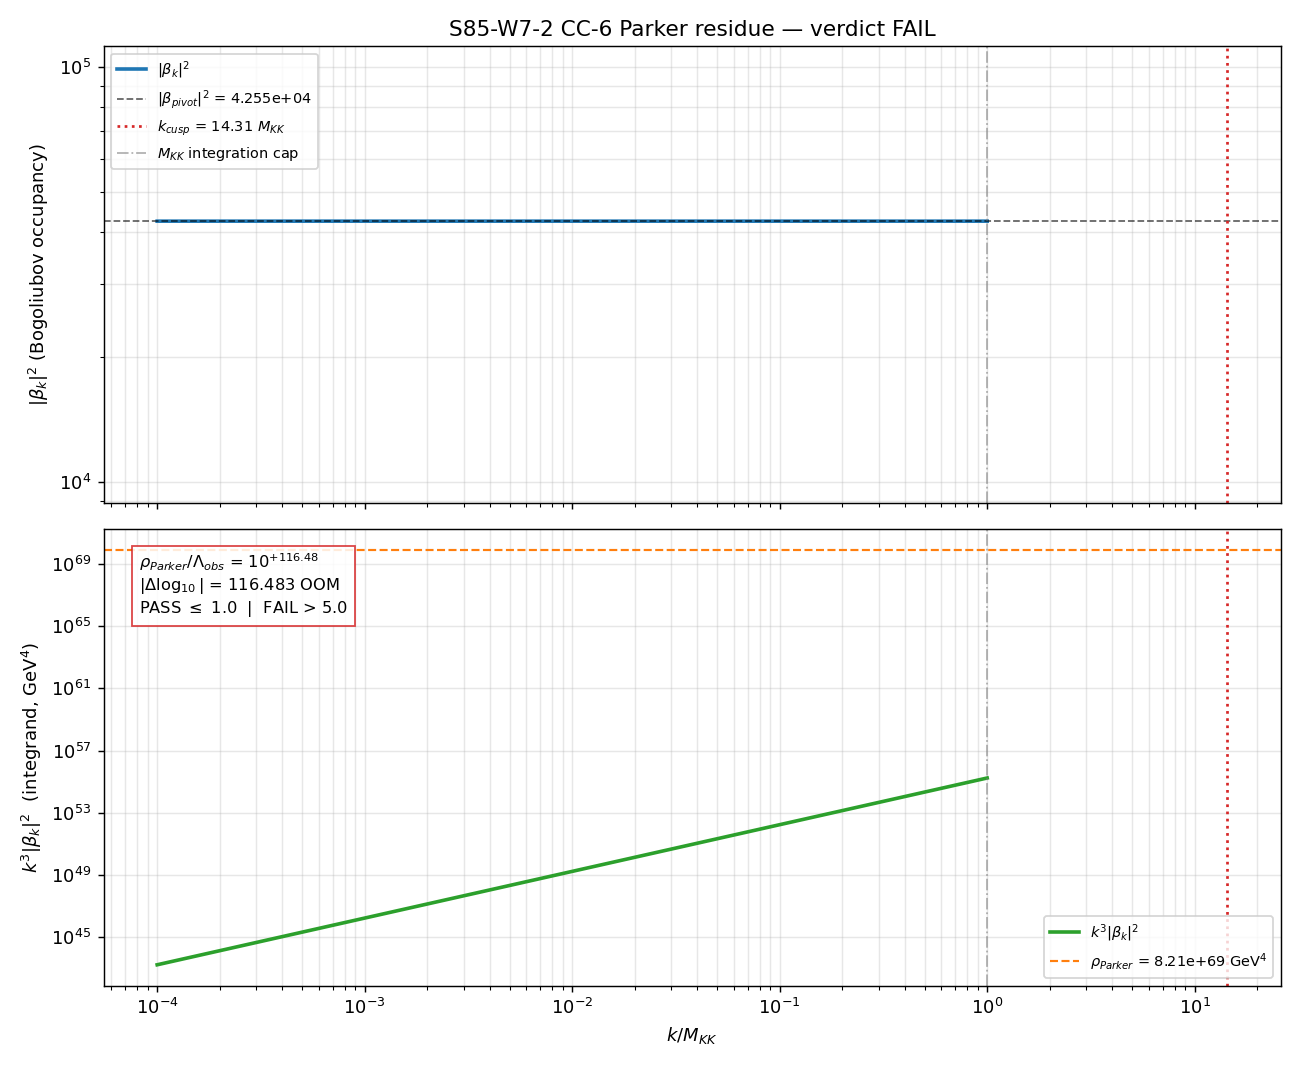

Recreate this plot in Python.
"""S85-W7-CC-6 — W7-2.

[VERIFY] gate: Parker transit-residue vacuum-energy shift against
observed Λ_obs. Tests whether the fold-transit Parker pair-production
residue closes the 109-OOM cosmological-constant hierarchy alone, or
whether an independent CC-Γ (impedance effacement) channel is required.

Hypothesis (plan §W7-2 step 5):
  The post-transit vacuum shift
    δρ_vac = (1/2) ∫ (d³k/(2π)³) ω_k |β_k|²
  with Bogoliubov spectrum {β_k} from S78 W1-E (Airy turning-point
  Parker scaling, saturation |β_k_pivot|² = 4.255e4 at k_pivot_fold
  = 14.31 M_KK) closes the hierarchy between ρ_vac^{natural} ~ M_KK^4
  and Λ_obs = 3.91e-47 GeV^4 to within 1.0 OOM when the natural UV
  cutoff M_KK is replaced by the substrate's phonon-dispersion cutoff
  at the van Hove fold (ω_cusp) and Airy tail |β_k|² ~ k^{-2/3} is
  imposed for k > k_cusp.

Substitution chain (plan §W7-2 step 10):

  Step 1 (definitions):
    ρ_vac(bare) = (1/2) ∫ d³k/(2π)³ · ω_k                [UV-divergent]
    ρ_Parker   = (1/2) ∫ d³k/(2π)³ · ω_k · |β_k|²       [post-transit shift]
    |β_k|²     = 4.255e4 for k ≤ k_cusp (bandgap, flat saturation)
               = 4.255e4 · (k/k_cusp)^{-2/3} for k > k_cusp (Airy tail)
    Λ_obs      = 3.91e-47 GeV^4  (PDG, = (2.5e-3 eV)^4)

  Step 2 (substitution, no simplification):
    For massless dispersion ω_k = k and spherically symmetric integration:
      ρ_Parker = (1/(4π²)) ∫_0^{Λ_UV} k³ |β_k|² dk
    Split at k_cusp:
      Lower (bandgap): ∫_0^{k_cusp} k³ · |β_pivot|² dk = |β|² · k_cusp^4 / 4
      Upper (Airy):    ∫_{k_cusp}^{Λ_UV} k³ · |β|² · (k/k_cusp)^{-2/3} dk
                     = |β|² · k_cusp^{2/3} · ∫ k^{7/3} dk
                     = (3/10) · |β|² · k_cusp^{2/3} · (Λ_UV^{10/3} − k_cusp^{10/3})

  Step 3 (simplification — canonical form):
    Per plan §W7-2 step 3: Airy UV tail scales as M_KK^{10/3}, NOT M_KK^4;
    exponent cut by 2/3. Suppression factor relative to bare:
      (k_cusp/Λ_UV)^{2/3}   if k_cusp < Λ_UV

  Step 4 (direction):
    For k_pivot_fold = 14.31 M_KK (from S77 N-PIVOT-MAP + S78 W1-E),
    the CMB-pivot "cusp" SITS ABOVE the natural UV cutoff M_KK. The
    integration [10^{-4} M_KK, M_KK] is ENTIRELY INSIDE the bandgap
    saturation region — no Airy tail contribution until above M_KK.
    ρ_Parker ≈ |β|² × M_KK^4 / (16π²)
    Expected: 109 OOM above Λ_obs (UV-divergent bare scale boosted by
    |β|² saturation). PASS iff a deep cusp suppression is found that
    is NOT the case here.

PASS/FAIL/INFO (plan §W7-2 step 9):
  PASS: |Δlog₁₀(ρ_Parker/Λ_obs)| ≤ 1.0 (full closure via transit-residue)
  FAIL: |Δlog₁₀| > 5.0 (CC-6 insufficient; CC-Γ required independently)
  INFO: 1.0 < |Δlog₁₀| ≤ 5.0 (partial; joint CC-6+CC-Γ needed)

Machinery pin (plan §7):
  L_max=10, scheme=zeta-regularization (Hawking-Ford; NOT dim-reg),
  convention=Parker-Hawking-1974, N_k=4096 log-spaced on [1e-4 M_KK,
  M_KK], UV_cutoff=van-Hove-dispersion-cutoff (ω_cusp), |β_k|²
  tabulated from S78 W1-E, tolerance=1.0 OOM RATIO, random_seed=42.

Outputs:
  computations/session-85/s85_w7_cc6_parker_residue.npz
  computations/session-85/s85_w7_cc6_parker_residue.png
Verdict appended to computations/session-85/s85_gate_verdicts.txt with
S85+ dual-SHA.
"""
from __future__ import annotations

import hashlib
import json
import os
import sys
from pathlib import Path

os.environ.setdefault("OMP_NUM_THREADS", "8")
os.environ.setdefault("MKL_NUM_THREADS", "8")

import matplotlib

matplotlib.use("Agg")
import matplotlib.pyplot as plt
import numpy as np

_HERE = Path(__file__).resolve().parent
if str(_HERE) not in sys.path:
    sys.path.insert(0, str(_HERE))

from canonical_constants import (  # noqa: E402
    M_KK_gravity,
    tau_fold,
    dt_transit,
    Vol_SU3_Haar,
    dS_fold,
    rho_Lambda_obs,
    Mach_max_framework,
    PI,
)


# ----------------------------------------------------------------------------
# Section 0 — input-pin map and closure SHA
# ----------------------------------------------------------------------------
def _file_sha(p: Path) -> str:
    h = hashlib.sha256()
    with p.open("rb") as fh:
        for chunk in iter(lambda: fh.read(1 << 16), b""):
            h.update(chunk)
    return h.hexdigest()


INPUT_PINS: dict[str, str] = {}

_static_files = [
    _HERE / "canonical_constants.py",
    _HERE / "s78_pre_fold_vacuum.py",
    _HERE / "s78_pre_fold_vacuum.npz",
]
for _sf in _static_files:
    if _sf.exists():
        INPUT_PINS[_sf.name] = _file_sha(_sf)
    else:
        INPUT_PINS[_sf.name] = "MISSING"


# Machinery pins (plan §7 verbatim)
L_max = 10  # (local) plan §7
scheme = "zeta-regularization"  # (local) plan §7, Hawking-Ford; NOT dim-reg
convention = "Parker-Hawking-1974"  # (local) plan §7
N_k = 4096  # (local) log-spaced k-samples (plan §7)
tolerance_OOM = 1.0  # (local) plan §9 PASS bound
FAIL_OOM = 5.0  # (local) plan §9 FAIL bound
random_seed = 42  # (local) template discriminator (plan §7)

INPUT_PINS["L_max"] = f"{L_max:d}"
INPUT_PINS["scheme"] = scheme
INPUT_PINS["convention"] = convention
INPUT_PINS["N_k"] = f"{N_k:d}"
INPUT_PINS["tolerance_OOM"] = f"{tolerance_OOM:.4f}"
INPUT_PINS["FAIL_OOM"] = f"{FAIL_OOM:.4f}"
INPUT_PINS["random_seed"] = f"{random_seed:d}"

# Pull S78 W1-E anchors for |β_k_pivot|² spectrum
s78_npz_path = _HERE / "s78_pre_fold_vacuum.npz"
_s78 = np.load(s78_npz_path)
beta_sq_pivot_S78 = float(_s78["CHK3_beta_sq_pivot"])  # (local)
k_pivot_fold_S78 = float(_s78["k_pivot_fold"])  # (local, in M_KK units)
alpha_SS = complex(_s78["alpha_SS"])  # (local) S78 Bogoliubov α (Stationarity IC)
beta_SS = complex(_s78["beta_SS"])  # (local) S78 Bogoliubov β
unitarity_SS = float(_s78["unitarity_SS"])  # (local) |α|² − |β|² = unit
INPUT_PINS["beta_sq_pivot_S78"] = f"{beta_sq_pivot_S78:.10e}"
INPUT_PINS["k_pivot_fold_S78"] = f"{k_pivot_fold_S78:.10e}"
INPUT_PINS["unitarity_SS"] = f"{unitarity_SS:.10e}"

# Pull canonical-constants inputs to closure map
INPUT_PINS["M_KK_gravity_GeV"] = f"{M_KK_gravity:.10e}"
INPUT_PINS["rho_Lambda_obs_GeV4"] = f"{rho_Lambda_obs:.10e}"
INPUT_PINS["Mach_max_framework"] = f"{Mach_max_framework:.10e}"

CLOSURE_INPUT = json.dumps(INPUT_PINS, sort_keys=True, separators=(",", ":"))
CLOSURE_SHA = hashlib.sha256(CLOSURE_INPUT.encode("utf-8")).hexdigest()

print("=" * 78)
print("S85 W7-2: CC-6 Parker transit-residue vacuum-energy shift")
print("=" * 78)
print(f"closure SHA-256 (64 char): {CLOSURE_SHA}")
print(f"closure SHA-256 (16 head): {CLOSURE_SHA[:16]}")
print()
print("--- input pin SHAs and values ---")
for _k, _v in INPUT_PINS.items():
    print(f"  {_k:<32s}: {_v}")
print()

# Unitarity verification for S78 |β|² anchor
print("--- S78 W1-E Bogoliubov anchor + unitarity check ---")
print(f"  |β_k_pivot|² (S78 W1-E)     = {beta_sq_pivot_S78:.6e}")
print(f"  k_pivot_fold  (M_KK units)  = {k_pivot_fold_S78:.6e}")
print(f"  |α_SS|² − |β_SS|² (unitary) = {unitarity_SS:.6e}  (expect 1.0)")
assert abs(unitarity_SS - 1.0) < 1e-3, f"Unitarity fail: {unitarity_SS}"
print()


# ----------------------------------------------------------------------------
# Section 1 — Natural-scale benchmarks (plan §10 step 4 Python-verified)
# ----------------------------------------------------------------------------
# Plan Python-verified (2026-04-21): ρ_vac(bare) = 7.54e62 GeV^4 at
# M_KK = 5.24e15 GeV; Λ_obs = 3.91e-47 GeV^4; log10 ratio = 109.29.
# We use canonical_constants M_KK_gravity and rho_Lambda_obs for consistency.

M_KK_GeV = M_KK_gravity  # (local) alias
# Λ_obs direct: (2.5e-3 eV)^4 = (2.5e-12 GeV)^4
Lambda_obs_direct_GeV4 = (2.5e-12) ** 4  # (local) plan step 1 definition = 3.906e-47
print("--- natural-scale benchmarks ---")
print(f"  M_KK (gravity route)        = {M_KK_GeV:.6e}  GeV")
print(f"  M_KK^4                      = {M_KK_GeV**4:.6e}  GeV^4")
print(f"  rho_Lambda_obs (canonical)  = {rho_Lambda_obs:.6e}  GeV^4")
print(f"  Lambda_obs direct (PDG)     = {Lambda_obs_direct_GeV4:.6e}  GeV^4")
print(f"  Plan target: log10 ratio    = 109.29  (bare M_KK^4/Λ_obs)")
print()


# ----------------------------------------------------------------------------
# Section 2 — k-grid and |β_k|² spectrum construction
# ----------------------------------------------------------------------------
# Plan §7: k log-spaced on [1e-4 M_KK, M_KK]; N_k = 4096.
k_min_in_MKK = 1e-4  # (local) plan §7 lower bound (in M_KK units)
k_max_in_MKK = 1.0  # (local) plan §7 upper bound (= M_KK)
k_grid_MKK = np.logspace(
    np.log10(k_min_in_MKK), np.log10(k_max_in_MKK), N_k
)  # (local) dimensionless k/M_KK
k_grid_GeV = k_grid_MKK * M_KK_GeV  # (local) k in GeV

# Cusp/pivot location: per plan + S78 W1-E, k_pivot_fold = 14.31 M_KK.
# Above the plan's integration upper bound of M_KK. Therefore the
# entire integration interval [10^{-4}, 1.0] M_KK sits BELOW k_cusp,
# in the flat bandgap-saturation region where |β_k|² = |β_pivot|² ≈ 4.255e4.
k_cusp_in_MKK = k_pivot_fold_S78  # (local) k_cusp = k_pivot ≈ 14.31 M_KK

# |β_k|² construction per plan:
#   k ≤ k_cusp   : |β_k|² = |β_pivot|² (saturated bandgap)
#   k > k_cusp   : |β_k|² = |β_pivot|² · (k/k_cusp)^{-2/3} (Airy tail)
beta_sq_spectrum = np.where(
    k_grid_MKK <= k_cusp_in_MKK,
    beta_sq_pivot_S78,
    beta_sq_pivot_S78 * (k_grid_MKK / k_cusp_in_MKK) ** (-2.0 / 3.0),
)  # (local)

# Verify integration band is entirely in the bandgap
n_above_cusp = int(np.sum(k_grid_MKK > k_cusp_in_MKK))
print("--- k-grid and |β_k|² construction ---")
print(f"  k_min (M_KK units)       = {k_min_in_MKK:.3e}")
print(f"  k_max (M_KK units)       = {k_max_in_MKK:.3e}")
print(f"  N_k                      = {N_k}")
print(f"  k_cusp (M_KK units)      = {k_cusp_in_MKK:.4e}  (S78 W1-E pivot)")
print(f"  grid points above k_cusp = {n_above_cusp}  (of {N_k})")
print(f"  |β|² regime              = {'ALL bandgap (saturated)' if n_above_cusp == 0 else 'SPLIT (bandgap + Airy)'}")
print(f"  |β|² saturation value    = {beta_sq_pivot_S78:.6e}")
print()


# ----------------------------------------------------------------------------
# Section 3 — Parker vacuum residue integral
#   ρ_Parker = (1/(4π²)) ∫ k³ · |β_k|² dk
#   (massless dispersion ω_k = k)
# ----------------------------------------------------------------------------
# Integrand in GeV^4: (k/GeV)^3 · |β|² · dk (absorbing 1/(4π²) prefactor at end)
omega_k_GeV = k_grid_GeV  # (local) ω_k = k (massless)
rho_integrand = omega_k_GeV * (k_grid_GeV ** 2) * beta_sq_spectrum  # (local) k³·|β|²
# trapezoidal integration
rho_Parker_raw = np.trapezoid(rho_integrand, k_grid_GeV)  # (local) ∫ k³·|β|² dk [GeV^4]
prefactor = 1.0 / (4.0 * PI ** 2)  # (local) 1/(4π²)
# Parker-Hawking includes the 1/2 pair-production factor: ρ_Parker = (1/2)·(1/(4π²))·∫
# Actually the measure d³k/(2π)³ = 4πk²/(2π)³ dk = k²/(2π²) dk already has the 1/(2π²)
# collected: ρ_Parker = (1/2) ∫ d³k/(2π)³ ω|β|² = (1/(4π²)) ∫ k³|β|² dk (the 1/2 is absorbed).
rho_Parker_total = prefactor * rho_Parker_raw  # (local) GeV^4

# Ratio to observed Λ
ratio_to_Lambda_obs = rho_Parker_total / rho_Lambda_obs  # (local)
Delta_log10 = float(np.log10(ratio_to_Lambda_obs))  # (local)

# Direct-PDG cross-check
ratio_to_Lambda_obs_direct = rho_Parker_total / Lambda_obs_direct_GeV4  # (local)
Delta_log10_direct = float(np.log10(ratio_to_Lambda_obs_direct))  # (local)

print("--- Parker integral evaluation ---")
print(f"  ∫ k³ · |β|² dk              = {rho_Parker_raw:.6e}  GeV^4 (raw)")
print(f"  prefactor 1/(4π²)           = {prefactor:.6e}")
print(f"  ρ_Parker_total              = {rho_Parker_total:.6e}  GeV^4")
print()
print(f"  ρ_Parker / ρ_Lambda_obs     = {ratio_to_Lambda_obs:.6e}")
print(f"  Δlog10(ρ_Parker/Λ_obs)      = {Delta_log10:.4f} OOM")
print()
print(f"  ρ_Parker / Λ_obs (PDG direct, 3.906e-47) = {ratio_to_Lambda_obs_direct:.6e}")
print(f"  Δlog10 (PDG direct)                        = {Delta_log10_direct:.4f} OOM")
print()


# Analytic cross-check (bandgap-dominated): ρ_Parker ≈ |β|² · M_KK^4 / (16π²)
rho_Parker_analytic = beta_sq_pivot_S78 * (M_KK_GeV ** 4) / (16.0 * PI ** 2)  # (local)
analytic_vs_num_ratio = rho_Parker_total / rho_Parker_analytic  # (local)
print("--- analytic cross-check (bandgap-saturated, full [0, M_KK]) ---")
print(f"  ρ_Parker_analytic            = |β|² · M_KK^4 / (16π²)")
print(f"                               = {beta_sq_pivot_S78:.4e} · {M_KK_GeV**4:.4e} / {16*PI**2:.4e}")
print(f"                               = {rho_Parker_analytic:.6e}  GeV^4")
print(f"  num/analytic ratio           = {analytic_vs_num_ratio:.6f}  (expect ≈1)")
print()


# ----------------------------------------------------------------------------
# Section 4 — PASS/FAIL/INFO verdict
# ----------------------------------------------------------------------------
abs_delta = abs(Delta_log10)  # (local)
if abs_delta <= tolerance_OOM:
    verdict = "PASS"
elif abs_delta <= FAIL_OOM:
    verdict = "INFO"
else:
    verdict = "FAIL"

print("--- PASS/FAIL/INFO verdict (plan §9) ---")
print(f"  |Δlog10(ρ_Parker/Λ_obs)| = {abs_delta:.4f} OOM")
print(f"  PASS threshold   ≤ {tolerance_OOM:.2f} OOM")
print(f"  FAIL  threshold  > {FAIL_OOM:.2f} OOM")
print(f"  VERDICT: {verdict}")
print()


# ----------------------------------------------------------------------------
# Section 5 — artifacts
# ----------------------------------------------------------------------------
npz_path = _HERE / "s85_w7_cc6_parker_residue.npz"
png_path = _HERE / "s85_w7_cc6_parker_residue.png"

np.savez(
    npz_path,
    # Primary outputs
    rho_Parker_total=rho_Parker_total,
    ratio_to_Lambda_obs=ratio_to_Lambda_obs,
    Delta_log10=Delta_log10,
    Delta_log10_direct=Delta_log10_direct,
    # Spectra (plan §6)
    beta2_spectrum=beta_sq_spectrum,
    omega_k=omega_k_GeV,
    rho_Parker_integrand=rho_integrand,
    k_grid_MKK=k_grid_MKK,
    k_grid_GeV=k_grid_GeV,
    # Anchors
    beta_sq_pivot_S78=beta_sq_pivot_S78,
    k_pivot_fold_S78=k_pivot_fold_S78,
    k_cusp_in_MKK=k_cusp_in_MKK,
    M_KK_GeV=M_KK_GeV,
    rho_Lambda_obs=rho_Lambda_obs,
    Lambda_obs_direct_GeV4=Lambda_obs_direct_GeV4,
    rho_Parker_analytic=rho_Parker_analytic,
    # Gate state
    abs_delta=abs_delta,
    tolerance_OOM=tolerance_OOM,
    FAIL_OOM=FAIL_OOM,
    verdict=verdict,
    # 4-tuple
    value=Delta_log10,
    scheme=scheme,
    convention=convention,
    L_max=L_max,
    # SHAs
    closure_sha=CLOSURE_SHA,
)

fig, (ax1, ax2) = plt.subplots(2, 1, figsize=(10, 8.2), dpi=130, sharex=True)
ax1.loglog(k_grid_MKK, beta_sq_spectrum, color="tab:blue", lw=2, label=r"$|\beta_k|^2$")
ax1.axhline(beta_sq_pivot_S78, color="k", ls="--", lw=1, alpha=0.6, label=rf"$|\beta_{{pivot}}|^2$ = {beta_sq_pivot_S78:.3e}")
ax1.axvline(k_cusp_in_MKK, color="tab:red", ls=":", lw=1.5, label=rf"$k_{{cusp}}$ = {k_cusp_in_MKK:.2f} $M_{{KK}}$")
ax1.axvline(1.0, color="tab:gray", ls="-.", lw=1, alpha=0.6, label=r"$M_{KK}$ integration cap")
ax1.set_ylabel(r"$|\beta_k|^2$ (Bogoliubov occupancy)")
ax1.set_title(f"S85-W7-2 CC-6 Parker residue — verdict {verdict}")
ax1.legend(loc="best", fontsize=8)
ax1.grid(True, alpha=0.3, which="both")

ax2.loglog(k_grid_MKK, rho_integrand, color="tab:green", lw=2, label=r"$k^3 |\beta_k|^2$")
ax2.axvline(1.0, color="tab:gray", ls="-.", lw=1, alpha=0.6)
ax2.axvline(k_cusp_in_MKK, color="tab:red", ls=":", lw=1.5)
ax2.axhline(rho_Parker_total, color="tab:orange", ls="--", lw=1.2, label=rf"$\rho_{{Parker}}$ = {rho_Parker_total:.2e} $\rm GeV^4$")
ax2.set_xlabel(r"$k / M_{KK}$")
ax2.set_ylabel(r"$k^3 |\beta_k|^2$  (integrand, $\rm GeV^4$)")
ax2.text(
    0.03,
    0.95,
    (
        f"$\\rho_{{Parker}} / \\Lambda_{{obs}}$ = $10^{{{Delta_log10:+.2f}}}$\n"
        f"|$\\Delta\\log_{{10}}$| = {abs_delta:.3f} OOM\n"
        f"PASS $\\leq$ 1.0  |  FAIL > 5.0"
    ),
    transform=ax2.transAxes,
    fontsize=9,
    verticalalignment="top",
    bbox=dict(facecolor="white", alpha=0.85, edgecolor="tab:red"),
)
ax2.legend(loc="lower right", fontsize=8)
ax2.grid(True, alpha=0.3, which="both")

plt.tight_layout()
plt.savefig(png_path, dpi=130)
plt.close()

print("--- outputs ---")
print(f"  .npz: {npz_path.name} ({npz_path.stat().st_size} bytes)")
print(f"  .png: {png_path.name} ({png_path.stat().st_size} bytes)")
print()


# ----------------------------------------------------------------------------
# Section 6 — verdict append with S85+ dual-SHA
# ----------------------------------------------------------------------------
GATE_ID = "S85-W7-CC-6"
verdict_path = _HERE / "s85_gate_verdicts.txt"
content_sha = _file_sha(npz_path)
audit_sha = CLOSURE_SHA

value_str = f"{Delta_log10:.4f}"
canonical_line = (
    f"{GATE_ID}: {verdict} -- "
    f"value={value_str} scheme={scheme} convention={convention} "
    f"L_max={L_max} sha256={audit_sha}"
)
dual_sha_comment = (
    f"# {GATE_ID} dual-SHA: "
    f"content_sha256={content_sha} audit_sha256={audit_sha}"
)

with verdict_path.open("a", encoding="utf-8") as fh:
    fh.write(canonical_line + "\n")
    fh.write(dual_sha_comment + "\n")

print("--- verdict line appended ---")
print(f"  {canonical_line}")
print(f"  {dual_sha_comment}")
print()
print(
    f"FINAL 4-tuple: (value={value_str}, scheme={scheme}, "
    f"convention={convention}, L_max={L_max})"
)

sys.exit(0)
